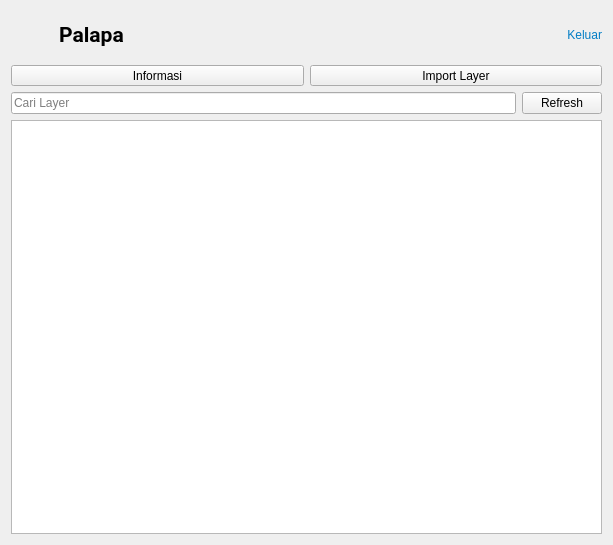
<?xml version="1.0" encoding="UTF-8"?>
<ui version="4.0">
 <class>Dialog</class>
 <widget class="QDialog" name="Dialog">
  <property name="geometry">
   <rect>
    <x>0</x>
    <y>0</y>
    <width>613</width>
    <height>545</height>
   </rect>
  </property>
  <property name="windowTitle">
   <string>Daftar Layer</string>
  </property>
  <layout class="QVBoxLayout" name="verticalLayout_2">
   <item>
    <widget class="QFrame" name="frame">
     <property name="maximumSize">
      <size>
       <width>16777215</width>
       <height>50</height>
      </size>
     </property>
     <property name="frameShape">
      <enum>QFrame::NoFrame</enum>
     </property>
     <property name="frameShadow">
      <enum>QFrame::Raised</enum>
     </property>
     <layout class="QHBoxLayout" name="horizontalLayout">
      <property name="leftMargin">
       <number>0</number>
      </property>
      <property name="topMargin">
       <number>0</number>
      </property>
      <property name="rightMargin">
       <number>0</number>
      </property>
      <property name="bottomMargin">
       <number>0</number>
      </property>
      <item>
       <widget class="QLabel" name="label_2">
        <property name="minimumSize">
         <size>
          <width>42</width>
          <height>48</height>
         </size>
        </property>
        <property name="maximumSize">
         <size>
          <width>42</width>
          <height>48</height>
         </size>
        </property>
        <property name="text">
         <string/>
        </property>
        <property name="pixmap">
         <pixmap>../img/420px-Badan_Informasi_Geospasial_logo.png</pixmap>
        </property>
        <property name="scaledContents">
         <bool>true</bool>
        </property>
        <property name="alignment">
         <set>Qt::AlignRight|Qt::AlignTrailing|Qt::AlignVCenter</set>
        </property>
       </widget>
      </item>
      <item>
       <widget class="QLabel" name="label">
        <property name="font">
         <font>
          <family>Roboto</family>
          <pointsize>16</pointsize>
          <weight>75</weight>
          <bold>true</bold>
         </font>
        </property>
        <property name="text">
         <string>Palapa</string>
        </property>
        <property name="alignment">
         <set>Qt::AlignCenter</set>
        </property>
        <property name="margin">
         <number>10</number>
        </property>
       </widget>
      </item>
      <item>
       <spacer name="horizontalSpacer">
        <property name="orientation">
         <enum>Qt::Horizontal</enum>
        </property>
        <property name="sizeHint" stdset="0">
         <size>
          <width>40</width>
          <height>20</height>
         </size>
        </property>
       </spacer>
      </item>
      <item>
       <layout class="QVBoxLayout" name="verticalLayout">
        <property name="spacing">
         <number>0</number>
        </property>
        <item>
         <layout class="QHBoxLayout" name="horizontalLayout_2">
          <item>
           <spacer name="horizontalSpacer_2">
            <property name="orientation">
             <enum>Qt::Horizontal</enum>
            </property>
            <property name="sizeHint" stdset="0">
             <size>
              <width>40</width>
              <height>20</height>
             </size>
            </property>
           </spacer>
          </item>
          <item>
           <widget class="QPushButton" name="pushButton_logout">
            <property name="cursor">
             <cursorShape>PointingHandCursor</cursorShape>
            </property>
            <property name="styleSheet">
             <string notr="true">QPushButton{
text-align:right;
width:50px;
background:transparent;
border:0px;
}
QPushButton:disabled {
color:#cccccc;

}
QPushButton:enabled {
color:rgb(1, 125, 197);
}

</string>
            </property>
            <property name="text">
             <string>Keluar</string>
            </property>
           </widget>
          </item>
         </layout>
        </item>
       </layout>
      </item>
     </layout>
    </widget>
   </item>
   <item>
    <layout class="QHBoxLayout" name="horizontalLayout_5">
     <item>
      <widget class="QToolButton" name="btn_informasi">
       <property name="sizePolicy">
        <sizepolicy hsizetype="Preferred" vsizetype="Preferred">
         <horstretch>0</horstretch>
         <verstretch>0</verstretch>
        </sizepolicy>
       </property>
       <property name="cursor">
        <cursorShape>PointingHandCursor</cursorShape>
       </property>
       <property name="toolTip">
        <string>Mulai</string>
       </property>
       <property name="statusTip">
        <string/>
       </property>
       <property name="styleSheet">
        <string notr="true"/>
       </property>
       <property name="text">
        <string>Informasi</string>
       </property>
       <property name="icon">
        <iconset>
         <normaloff>../img/customer service-1.1s-200px (1).png</normaloff>../img/customer service-1.1s-200px (1).png</iconset>
       </property>
       <property name="iconSize">
        <size>
         <width>35</width>
         <height>35</height>
        </size>
       </property>
       <property name="toolButtonStyle">
        <enum>Qt::ToolButtonTextUnderIcon</enum>
       </property>
      </widget>
     </item>
     <item>
      <widget class="QToolButton" name="btn_import">
       <property name="sizePolicy">
        <sizepolicy hsizetype="Preferred" vsizetype="Preferred">
         <horstretch>0</horstretch>
         <verstretch>0</verstretch>
        </sizepolicy>
       </property>
       <property name="cursor">
        <cursorShape>PointingHandCursor</cursorShape>
       </property>
       <property name="text">
        <string>Import Layer</string>
       </property>
       <property name="icon">
        <iconset>
         <normaloff>../img/download-1.1s-200px.png</normaloff>../img/download-1.1s-200px.png</iconset>
       </property>
       <property name="iconSize">
        <size>
         <width>35</width>
         <height>35</height>
        </size>
       </property>
       <property name="toolButtonStyle">
        <enum>Qt::ToolButtonTextUnderIcon</enum>
       </property>
      </widget>
     </item>
    </layout>
   </item>
   <item>
    <layout class="QHBoxLayout" name="horizontalLayout_3">
     <item>
      <widget class="QgsFilterLineEdit" name="cariLayer">
       <property name="placeholderText">
        <string>Cari Layer</string>
       </property>
       <property name="showSearchIcon">
        <bool>true</bool>
       </property>
       <property name="qgisRelation" stdset="0">
        <string notr="true"/>
       </property>
      </widget>
     </item>
     <item>
      <widget class="QPushButton" name="refreshButton">
       <property name="cursor">
        <cursorShape>PointingHandCursor</cursorShape>
       </property>
       <property name="text">
        <string>Refresh</string>
       </property>
      </widget>
     </item>
    </layout>
   </item>
   <item>
    <widget class="QTableWidget" name="table">
     <property name="editTriggers">
      <set>QAbstractItemView::NoEditTriggers</set>
     </property>
     <property name="selectionMode">
      <enum>QAbstractItemView::SingleSelection</enum>
     </property>
     <property name="selectionBehavior">
      <enum>QAbstractItemView::SelectRows</enum>
     </property>
    </widget>
   </item>
  </layout>
 </widget>
 <customwidgets>
  <customwidget>
   <class>QgsFilterLineEdit</class>
   <extends>QLineEdit</extends>
   <header>qgsfilterlineedit.h</header>
  </customwidget>
 </customwidgets>
 <resources/>
 <connections/>
</ui>
